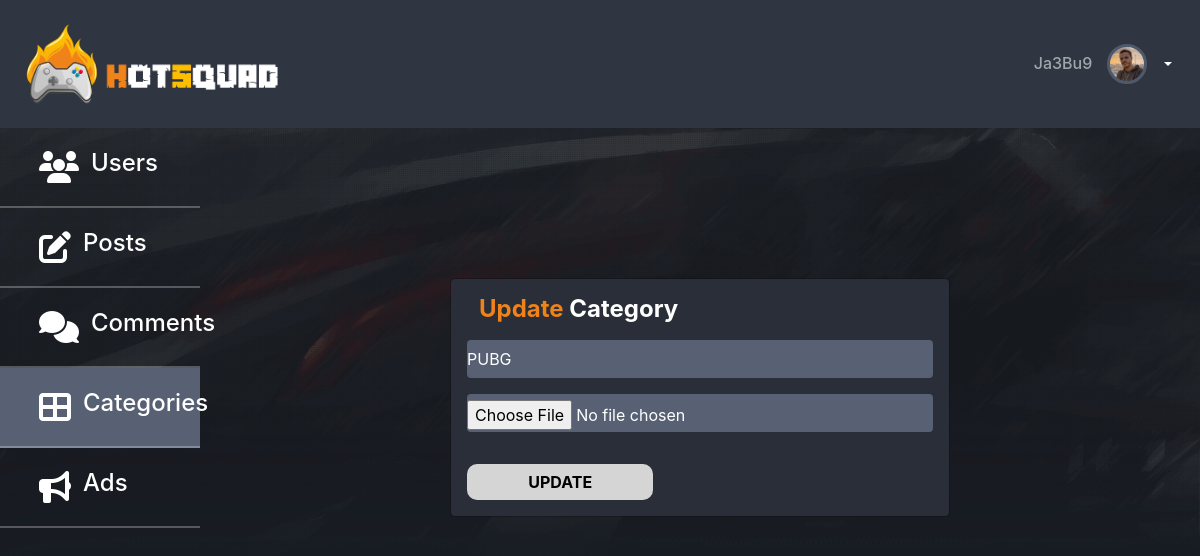
The page /backoffice categories update.php?editcategory=1 (signed in) on the database its author committed.
### tables this page shows
CREATE TABLE `user` (
  `id` int(11) NOT NULL,
  `username` varchar(255) NOT NULL,
  `password` varchar(255) NOT NULL,
  `email` varchar(255) NOT NULL,
  `date` date NOT NULL,
  `firstname` varchar(255) NOT NULL,
  `lastname` varchar(255) NOT NULL,
  `photo` varchar(255) NOT NULL,
  `role` varchar(255) NOT NULL
);

CREATE TABLE `category` (
  `id` int(11) NOT NULL,
  `photo` varchar(255) NOT NULL,
  `name` varchar(100) NOT NULL
);

### backoffice categories update.php (the view, shortened to what this page needs)
<?php
require('config.php');
?>
<!DOCTYPE html>
<html lang="en">
<head>
    <link rel="stylesheet" href="https://stackpath.bootstrapcdn.com/bootstrap/4.5.0/css/bootstrap.min.css"
>
    <link rel="stylesheet" href="https://cdn.datatables.net/1.10.21/css/jquery.dataTables.min.css">
    <link rel="stylesheet" href="style/style.css">
</head>
<body >
    <div class="container-fluid logobarback d-flex justify-content-start align-items-center ">
        <a href="home.php">
            <img class="logofilrouge" src="img/logofilrouge.png" alt="logobar" >
        </a>
        <div class="d-flex justify-content-end align-items-center " style="position: absolute;right: 1rem;">
<?php
$sql = "SELECT * FROM user WHERE id = '{$_SESSION[ "id" ]}'";
$result = $conn->query($sql);
$user = $result->fetch_assoc();
            ?>
<h6 style="margin: 0.3em;"><?php echo $user['username'] ?></h6>
            <div class="userpicb" style="background-image: url('upload/user/<?php echo $user['photo'] ?>');" ></div>
              <div class="btn-group">
                <button type="button" style="background-color: transparent;border: none;" class="btn btn-secondary dropdown-toggle" data-toggle="dropdown" aria-haspopup="true" aria-expanded="false"></button>
              </div>
</div>
</div>
<?php
if($_SESSION['role'] == 'user'){
echo'<div class="nobackoffice" style="display:flex">
<h1>You are not an Admin </h1>
</div>';
}else{ ?>
    <div class="backoffice">
    <div class="container-fluid containerback">
        <div class="row">
            <div class="col-2 backend" style="padding: 0;">
                <a href="backoffice user.php" class="d-flex container-fluid justify-content-start align-items-center backusers" >
                    <i class='fas fa-users' ></i>
                    <h4>Users</h4>
                </a>
                <a href="backoffice posts.php" class="d-flex container-fluid justify-content-start align-items-center backposts">
                    <i class='fas fa-edit' ></i>
                    <h4>Posts</h4>
                </a>
                <a href="backoffice comments.php" class="d-flex container-fluid justify-content-start align-items-center backcomts">
                    <i class='fas fa-comments' ></i>
                    <h4>Comments</h4>
                </a>
                <a href="backoffice categories.php" class="d-flex container-fluid justify-content-start align-items-center backcats" style="background: #576173;
                ">
                    <i class='fa fa-th-large' ></i>
                    <h4>Categories</h4>
                </a>
                <a href="backoffice ads.php" class="d-flex container-fluid justify-content-start align-items-center backcats" >
                <i class='fas fa-bullhorn' ></i>
                <h4>Ads</h4>
            </a>
            </div>
            <?php
$sql = "SELECT * FROM category WHERE id = {$_GET['editcategory']} ";
$result = $conn->query($sql);
$category = $result->fetch_assoc();
                    ?>
            <div class="col-10 ";>
              <div class="logbar" >
              <div class="modal-dialog">
                <div class="modal-content" style="margin-top: 150px;">
                    <div class="modal-body">
                        <h4><span>Update</span> Category</h4>
                        <form method="post" enctype="multipart/form-data">
                            <input type="text" name="name" value="<?php echo $category['name'] ?>" class="username form-control"
                                placeholder="name" />
                            <input type="file" name="photo" class="password form-control"
                                placeholder="photo" />
                            <input class="btn login" name="updatecategory" type="submit" value="UPDATE" />
                        </form>
                    </div>
                </div>
            </div>
            </div>
            </div>
          </div>
    </div>
  </div>
</body>
</html>
<?php } ?>

### style/style.css (style rules this page uses)
body { color: #a0a7ab; background-color: #181c23; margin: 0; }
.logofilrouge { width: 270px; }
.logbar { margin-top: 10px; margin-bottom: 10px; }
.logbar h4 { font-weight: bold; color: #fff; }
.logbar .modal-content { font-weight: bold; background-color: #292E38; border-radius: 5px; }
.logbar .modal-content h4 span { color: #EF8219; }
.logbar .form-control { margin: 1em 0; color: white; }
.logbar .username, .logbar .password { border: none; border-radius: 10; -webkit-box-shadow: none; box-shadow: none; padding-left: 0; font-weight: normal; background: #576173; }
.logbar .login { padding: 6px 20px; border-radius: 10px; background: #D5D5D5; border: none; color: black; font-weight: bold; -webkit-transition: all .5s; transition: all .5s; margin-top: 1em; width: 40%; }
.logbar .userpic, .userpicb { width: 40px; height: 40px; margin-left: 10px; margin-right: 5px; background-position: top; background-size: cover; border-radius: 50px; border: 3px solid #4F596C; }
input, #categ { background-color: #576173; border: none; border-radius: 5px; color: white; }
input::placeholder { color: #79879F; font-size: 18px; padding-left: 8%; }
.logobarback { background-color: #2F3541; width: 100%; height: 8em; }
.containerback { color: white; }
.containerback .backusers, .containerback .backposts, .containerback .backcomts, .containerback .backcats { height: 80px; border-bottom: 2px solid rgba(255, 255, 255, 0.265); }
.containerback i { font-size: 32px; padding-left: 2vw; }
.containerback h4 { padding-left: 12px; }
.containerback a { color: white; width: 100%; outline: none; text-decoration: none; }
.modal-content { font-weight: bold; background-color: #292E38; border-radius: 5px; }
.modal-content h4 span { color: #EF8219; }
.login { padding: 6px 20px; border-radius: 10px; background: #D5D5D5; border: none; color: black; font-weight: bold; -webkit-transition: all .5s; transition: all .5s; margin-top: 1em; width: 100%; }

### rows shown on the page
user: username "Ja3Bu9", photo (picture)
category: name "PUBG"
